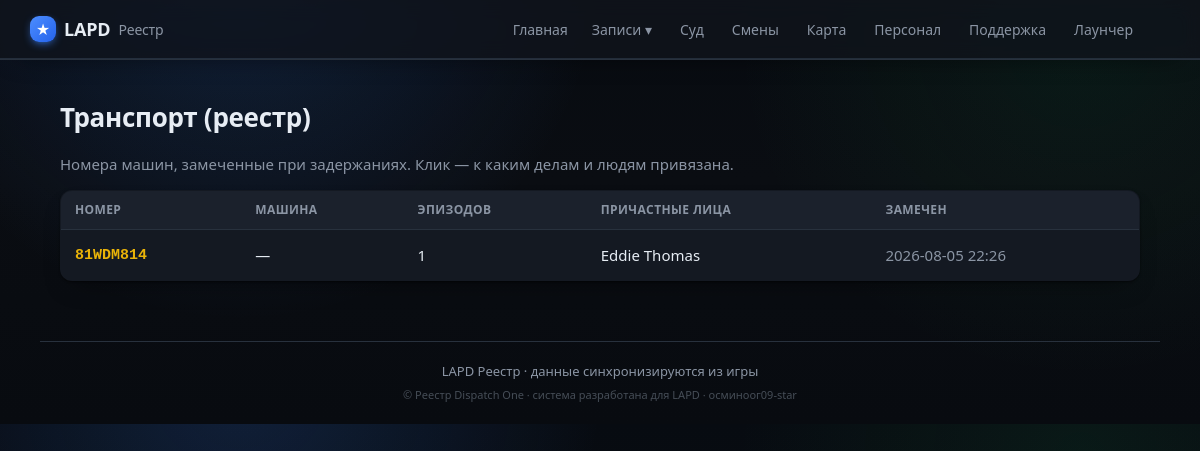
The app's page /vehicles, older data.
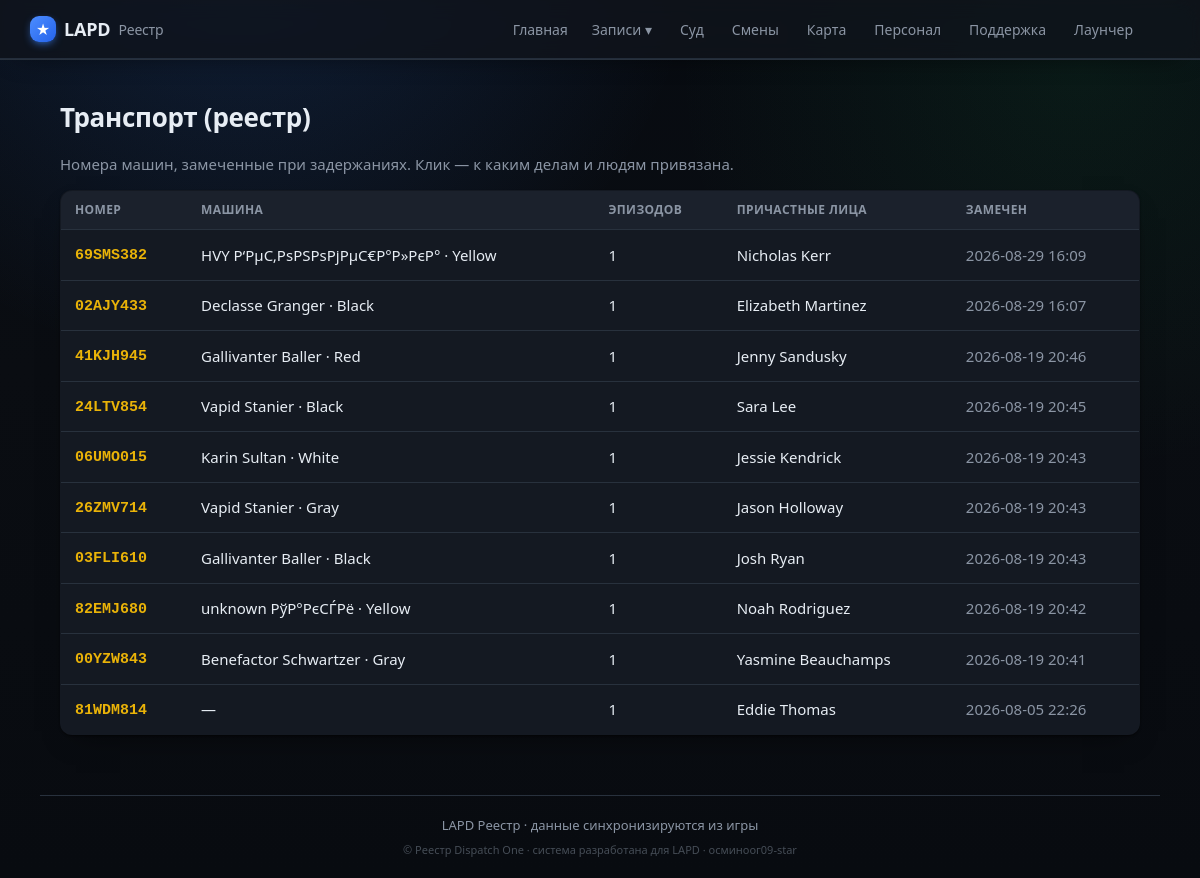
The same page, newer data.
### tables this page shows
CREATE TABLE vehicles (
                id INTEGER PRIMARY KEY AUTOINCREMENT,
                plate TEXT,
                suspect_name TEXT,
                officer_id INTEGER,
                zone TEXT,
                seen_at TEXT,
                source_ext TEXT, make TEXT, model TEXT, color TEXT, vclass TEXT, owner TEXT, insurance TEXT, registration TEXT,
                UNIQUE(plate, source_ext)
            );

### app/main.py (the view)
@app.route("/vehicles")
def vehicles():
    return render_template("vehicles.html", vehicles=db.list_vehicles())

### app/db.py (called while the page is built)
@contextmanager
def get_conn():
    conn = sqlite3.connect(config.DB_PATH)
    conn.row_factory = sqlite3.Row
    try:
        yield conn
        conn.commit()
    finally:
        conn.close()

def list_vehicles(limit=300):
    with get_conn() as c:
        rows = c.execute(
            """SELECT vehicles.plate,
                      COUNT(DISTINCT vehicles.source_ext) AS incidents,
                      GROUP_CONCAT(DISTINCT vehicles.suspect_name) AS suspects,
                      MAX(vehicles.make) AS make, MAX(vehicles.model) AS model,
                      MAX(vehicles.color) AS color,
                      MAX(vehicles.seen_at) AS last_seen
               FROM vehicles WHERE plate IS NOT NULL AND plate!=''
               GROUP BY vehicles.plate ORDER BY last_seen DESC LIMIT ?""", (limit,)).fetchall()
        out = []
        for r in rows:
            d = dict(r)
            mm = " ".join(x for x in (d.get("make"), d.get("model")) if x)
            d["vehicle"] = mm or None
            out.append(d)
        return out

### app/main.py (called while the page is built)
@app.context_processor
def inject_globals():
    return {"community": config.COMMUNITY_NAME, "STATUS_RU": db.STATUS_RU,
            "staff_label": db.staff_label,
            "static_export": os.environ.get("STATIC_EXPORT") == "1",
            "build_id": time.strftime("%Y%m%d")}

### app/templates/vehicles.html (shortened to what this page needs)
{% extends "base.html" %}
{% block content %}
<h1>Транспорт (реестр)</h1>
<p class="muted">Номера машин, замеченные при задержаниях. Клик — к каким делам и людям привязана.</p>
{% if vehicles %}
<table class="tbl">
  <thead><tr><th>Номер</th><th>Машина</th><th>Эпизодов</th><th>Причастные лица</th><th>Замечен</th></tr></thead>
  <tbody>
  {% for v in vehicles %}
    <tr onclick="location='{{ url_for('vehicle_view', plate=v.plate) }}'">
      <td><span class="cs">{{ v.plate }}</span></td>
      <td>{{ v.vehicle or '—' }}{% if v.color %} · {{ v.color }}{% endif %}</td>
      <td>{{ v.incidents }}</td>
      <td>{{ v.suspects or '—' }}</td>
      <td class="muted">{{ v.last_seen[:16].replace('T',' ') if v.last_seen else '—' }}</td>
    </tr>
  {% endfor %}
  </tbody>
</table>
{% else %}
  <p class="empty">Машин пока нет<span class="empty-sub">Номера появляются из задержаний с транспортом.</span></p>
{% endif %}
{% endblock %}

### app/templates/base.html (shortened to what this page needs)
<!doctype html>
<html lang="ru">
<head>
  <link rel="stylesheet" href="{{ url_for('static', filename='style.css') }}">
</head>
<body>
  <header class="topbar">
    <div class="wrap">
      <a class="brand" href="{{ url_for('index') }}">
        <span class="badge">★</span> {{ community }} <span class="sub">Реестр</span>
      </a>
      <nav>
        <a class="{% if request.endpoint == 'index' %}active{% endif %}" href="{{ url_for('index') }}">Главная</a>
        <div class="nav-drop">
          <span class="nav-drop-t">Записи ▾</span>
        </div>
        <a class="{% if request.endpoint == 'court' %}active{% endif %}" href="{{ url_for('court') }}">Суд</a>
        <a class="{% if request.endpoint == 'shifts' %}active{% endif %}" href="{{ url_for('shifts') }}">Смены</a>
        <a class="{% if request.endpoint == 'game_map' %}active{% endif %}" href="{{ url_for('game_map') }}">Карта</a>
        <a class="{% if request.endpoint == 'staff' %}active{% endif %}" href="{{ url_for('staff') }}">Персонал</a>
        <a class="{% if request.endpoint == 'support' %}active{% endif %}" href="{{ url_for('support') }}">Поддержка</a>
        <a class="{% if request.endpoint in ['launcher_page','register'] %}active{% endif %}" href="{{ url_for('launcher_page') }}">Лаунчер</a>
      </nav>
    </div>
  </header>
  <main class="wrap">
    {% block content %}{% endblock %}
  </main>
  <footer class="wrap foot">
    {{ community }} Реестр · данные синхронизируются из игры<br>
    <span class="foot-attr">© Реестр Dispatch One · система разработана для {{ community }} ·
      осминоог09-star</span>
  </footer>
</body>
</html>

### app/static/style.css (style rules this page uses)
:root { --bg:#0a0d12; --surface:#141922; --surface2:#1b212c; --border:#28313d; --text:#e7edf4; --muted:#8b95a4; --accent:#3b82f6; --accent2:#2563eb; --wanted:#ef4444; --ok:#22c55e; --gold:#eab308; --shadow:0 1px 2px rgba(0,0,0,.5), 0 12px 28px -16px rgba(0,0,0,.7); --radius:14px; }
* { box-sizing:border-box }
body { margin:0;background:var(--bg);color:var(--text); font-family:system-ui,-apple-system,"Segoe UI",Roboto,sans-serif;font-size:15px;line-height:1.5 }
a { color:inherit;text-decoration:none }
.wrap { max-width:1040px;margin:0 auto;padding:0 20px }
.topbar { background:var(--surface);border-bottom:1px solid var(--border);position:sticky;top:0;z-index:5 }
.topbar .wrap { display:flex;align-items:center;justify-content:space-between;height:58px }
.brand { font-weight:700;font-size:18px;display:flex;align-items:center;gap:8px }
.brand .sub { color:var(--muted);font-weight:500;font-size:14px }
.badge { display:inline-grid;place-items:center;width:26px;height:26px;border-radius:6px; background:var(--accent);color:#fff;font-size:14px }
nav a { color:var(--muted);margin-left:18px;font-weight:500 }
main.wrap { padding-top:26px;padding-bottom:40px }
h1 { font-size:24px;margin:.2em 0 .6em }
.tbl { width:100%;border-collapse:collapse;background:var(--surface);border:1px solid var(--border);border-radius:12px;overflow:hidden }
.tbl th { text-align:left;font-size:12px;text-transform:uppercase;letter-spacing:.4px;color:var(--muted); padding:10px 14px;border-bottom:1px solid var(--border) }
.tbl td { padding:11px 14px;border-bottom:1px solid var(--border) }
.tbl tbody tr { cursor:pointer;transition:background .12s }
.tbl tbody tr:last-child td { border-bottom:none }
.cs { font-family:ui-monospace,Consolas,monospace;color:var(--gold);font-weight:600 }
.muted { color:var(--muted) }
.foot { color:var(--muted);font-size:13px;padding:20px;border-top:1px solid var(--border);margin-top:20px }
.foot-attr { display:block;margin-top:6px;font-size:11px;color:#5a636e;opacity:.75 }
body { font-size:15px;-webkit-font-smoothing:antialiased;text-rendering:optimizeLegibility }
.wrap { max-width:1120px }
.topbar { background:rgba(16,20,27,.82);backdrop-filter:saturate(140%) blur(10px); box-shadow:0 1px 0 var(--border),0 10px 30px -20px #000 }
.brand .badge { box-shadow:0 3px 10px -3px var(--accent);background:linear-gradient(135deg,#4c8dff,#2563eb) }
nav a { margin-left:4px;padding:7px 12px;border-radius:9px;transition:background .15s,color .15s;font-size:14px }
h1 { font-size:26px;font-weight:700;letter-spacing:-.3px }
.card,.stat,.tbl,.staff-row,.court-row,.officer-card,.district,.faq p,.dutylog li,.pen,.metric { box-shadow:var(--shadow) }
.tbl th { background:var(--surface2) }
.tbl td { padding:12px 14px }
.foot { text-align:center }
nav { display:flex;flex-wrap:wrap;align-items:center }
.nav-drop { position:relative;display:inline-block }
.nav-drop-t { color:var(--muted);padding:7px 12px;border-radius:9px;cursor:pointer; display:inline-block;font-size:14px;transition:background .15s,color .15s }
.nav-drop::after { content:"";position:absolute;left:0;top:100%;width:100%;height:10px }
body { background: radial-gradient(circle at 20% -10%,rgba(59,130,246,.18),transparent 34%), radial-gradient(circle at 90% 8%,rgba(34,197,94,.08),transparent 30%), linear-gradient(180deg,#070b11 0%,#0a0d12 42%,#080b10 100%); }
main.wrap { padding-top:34px }
.topbar { border-bottom-color:rgba(89,111,139,.28) }
.topbar .wrap { max-width:1180px }
.brand { letter-spacing:-.2px }
.brand .badge { border-radius:9px }

Row changes from the older to the newer data that the page shows:
added vehicles: plate "69SMS382", vehicle "HVY Р‘РµС‚РѕРЅРѕРјРµС€Р°Р»РєР°", color "Yellow", incidents "1", suspects "Nicholas Kerr", last_seen "2026-08-29 16:09"
added vehicles: plate "02AJY433", vehicle "Declasse Granger", color "Black", incidents "1", suspects "Elizabeth Martinez", last_seen "2026-08-29 16:07"
added vehicles: plate "41KJH945", vehicle "Gallivanter Baller", color "Red", incidents "1", suspects "Jenny Sandusky", last_seen "2026-08-19 20:46"
added vehicles: plate "24LTV854", vehicle "Vapid Stanier", color "Black", incidents "1", suspects "Sara Lee", last_seen "2026-08-19 20:45"
added vehicles: plate "06UMO015", vehicle "Karin Sultan", color "White", incidents "1", suspects "Jessie Kendrick", last_seen "2026-08-19 20:43"
added vehicles: plate "26ZMV714", vehicle "Vapid Stanier", color "Gray", incidents "1", suspects "Jason Holloway", last_seen "2026-08-19 20:43"
added vehicles: plate "03FLI610", vehicle "Gallivanter Baller", color "Black", incidents "1", suspects "Josh Ryan", last_seen "2026-08-19 20:43"
added vehicles: plate "82EMJ680", vehicle "unknown РўР°РєСЃРё", color "Yellow", incidents "1", suspects "Noah Rodriguez", last_seen "2026-08-19 20:42"
added vehicles: plate "00YZW843", vehicle "Benefactor Schwartzer", color "Gray", incidents "1", suspects "Yasmine Beauchamps", last_seen "2026-08-19 20:41"
